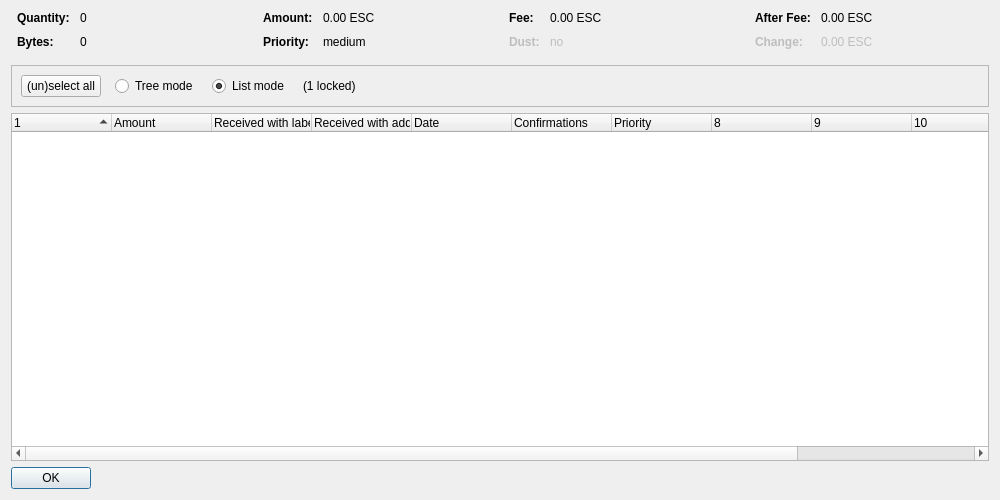
<?xml version="1.0" encoding="UTF-8"?>
<ui version="4.0">
 <class>CoinControlDialog</class>
 <widget class="QDialog" name="CoinControlDialog">
  <property name="geometry">
   <rect>
    <x>0</x>
    <y>0</y>
    <width>1000</width>
    <height>500</height>
   </rect>
  </property>
  <property name="windowTitle">
   <string>Coin Selection</string>
  </property>
  <property name="styleSheet">
   <string notr="true"/>
  </property>
  <layout class="QVBoxLayout" name="verticalLayout">
   <item>
    <layout class="QHBoxLayout" name="horizontalLayoutTop" stretch="0,0,0,0">
     <property name="topMargin">
      <number>0</number>
     </property>
     <property name="bottomMargin">
      <number>10</number>
     </property>
     <item>
      <layout class="QFormLayout" name="formLayoutCoinControl1">
       <property name="horizontalSpacing">
        <number>10</number>
       </property>
       <property name="verticalSpacing">
        <number>10</number>
       </property>
       <property name="leftMargin">
        <number>6</number>
       </property>
       <property name="rightMargin">
        <number>6</number>
       </property>
       <item row="0" column="0">
        <widget class="QLabel" name="labelCoinControlQuantityText">
         <property name="font">
          <font>
           <weight>75</weight>
           <bold>true</bold>
          </font>
         </property>
         <property name="text">
          <string>Quantity:</string>
         </property>
        </widget>
       </item>
       <item row="0" column="1">
        <widget class="QLabel" name="labelCoinControlQuantity">
         <property name="cursor">
          <cursorShape>IBeamCursor</cursorShape>
         </property>
         <property name="contextMenuPolicy">
          <enum>Qt::ActionsContextMenu</enum>
         </property>
         <property name="text">
          <string notr="true">0</string>
         </property>
         <property name="textInteractionFlags">
          <set>Qt::LinksAccessibleByMouse|Qt::TextSelectableByKeyboard|Qt::TextSelectableByMouse</set>
         </property>
        </widget>
       </item>
       <item row="1" column="0">
        <widget class="QLabel" name="labelCoinControlBytesText">
         <property name="font">
          <font>
           <weight>75</weight>
           <bold>true</bold>
          </font>
         </property>
         <property name="text">
          <string>Bytes:</string>
         </property>
        </widget>
       </item>
       <item row="1" column="1">
        <widget class="QLabel" name="labelCoinControlBytes">
         <property name="cursor">
          <cursorShape>IBeamCursor</cursorShape>
         </property>
         <property name="contextMenuPolicy">
          <enum>Qt::ActionsContextMenu</enum>
         </property>
         <property name="text">
          <string notr="true">0</string>
         </property>
         <property name="textInteractionFlags">
          <set>Qt::LinksAccessibleByMouse|Qt::TextSelectableByKeyboard|Qt::TextSelectableByMouse</set>
         </property>
        </widget>
       </item>
      </layout>
     </item>
     <item>
      <layout class="QFormLayout" name="formLayoutCoinControl2">
       <property name="horizontalSpacing">
        <number>10</number>
       </property>
       <property name="verticalSpacing">
        <number>10</number>
       </property>
       <property name="leftMargin">
        <number>6</number>
       </property>
       <property name="rightMargin">
        <number>6</number>
       </property>
       <item row="0" column="0">
        <widget class="QLabel" name="labelCoinControlAmountText">
         <property name="font">
          <font>
           <weight>75</weight>
           <bold>true</bold>
          </font>
         </property>
         <property name="text">
          <string>Amount:</string>
         </property>
        </widget>
       </item>
       <item row="0" column="1">
        <widget class="QLabel" name="labelCoinControlAmount">
         <property name="cursor">
          <cursorShape>IBeamCursor</cursorShape>
         </property>
         <property name="contextMenuPolicy">
          <enum>Qt::ActionsContextMenu</enum>
         </property>
         <property name="text">
          <string notr="true">0.00 ESC</string>
         </property>
         <property name="textInteractionFlags">
          <set>Qt::LinksAccessibleByMouse|Qt::TextSelectableByKeyboard|Qt::TextSelectableByMouse</set>
         </property>
        </widget>
       </item>
       <item row="1" column="0">
        <widget class="QLabel" name="labelCoinControlPriorityText">
         <property name="font">
          <font>
           <weight>75</weight>
           <bold>true</bold>
          </font>
         </property>
         <property name="text">
          <string>Priority:</string>
         </property>
        </widget>
       </item>
       <item row="1" column="1">
        <widget class="QLabel" name="labelCoinControlPriority">
         <property name="cursor">
          <cursorShape>IBeamCursor</cursorShape>
         </property>
         <property name="contextMenuPolicy">
          <enum>Qt::ActionsContextMenu</enum>
         </property>
         <property name="text">
          <string notr="true">medium</string>
         </property>
         <property name="textInteractionFlags">
          <set>Qt::LinksAccessibleByMouse|Qt::TextSelectableByKeyboard|Qt::TextSelectableByMouse</set>
         </property>
        </widget>
       </item>
      </layout>
     </item>
     <item>
      <layout class="QFormLayout" name="formLayoutCoinControl3">
       <property name="horizontalSpacing">
        <number>10</number>
       </property>
       <property name="verticalSpacing">
        <number>10</number>
       </property>
       <property name="leftMargin">
        <number>6</number>
       </property>
       <property name="rightMargin">
        <number>6</number>
       </property>
       <item row="0" column="0">
        <widget class="QLabel" name="labelCoinControlFeeText">
         <property name="font">
          <font>
           <weight>75</weight>
           <bold>true</bold>
          </font>
         </property>
         <property name="text">
          <string>Fee:</string>
         </property>
        </widget>
       </item>
       <item row="0" column="1">
        <widget class="QLabel" name="labelCoinControlFee">
         <property name="cursor">
          <cursorShape>IBeamCursor</cursorShape>
         </property>
         <property name="contextMenuPolicy">
          <enum>Qt::ActionsContextMenu</enum>
         </property>
         <property name="text">
          <string notr="true">0.00 ESC</string>
         </property>
         <property name="textInteractionFlags">
          <set>Qt::LinksAccessibleByMouse|Qt::TextSelectableByKeyboard|Qt::TextSelectableByMouse</set>
         </property>
        </widget>
       </item>
       <item row="1" column="0">
        <widget class="QLabel" name="labelCoinControlLowOutputText">
         <property name="enabled">
          <bool>false</bool>
         </property>
         <property name="font">
          <font>
           <weight>75</weight>
           <bold>true</bold>
          </font>
         </property>
         <property name="text">
          <string>Dust:</string>
         </property>
        </widget>
       </item>
       <item row="1" column="1">
        <widget class="QLabel" name="labelCoinControlLowOutput">
         <property name="enabled">
          <bool>false</bool>
         </property>
         <property name="cursor">
          <cursorShape>IBeamCursor</cursorShape>
         </property>
         <property name="contextMenuPolicy">
          <enum>Qt::ActionsContextMenu</enum>
         </property>
         <property name="text">
          <string notr="true">no</string>
         </property>
         <property name="textInteractionFlags">
          <set>Qt::LinksAccessibleByMouse|Qt::TextSelectableByKeyboard|Qt::TextSelectableByMouse</set>
         </property>
        </widget>
       </item>
      </layout>
     </item>
     <item>
      <layout class="QFormLayout" name="formLayoutCoinControl4">
       <property name="horizontalSpacing">
        <number>10</number>
       </property>
       <property name="verticalSpacing">
        <number>10</number>
       </property>
       <property name="leftMargin">
        <number>6</number>
       </property>
       <property name="rightMargin">
        <number>6</number>
       </property>
       <item row="0" column="0">
        <widget class="QLabel" name="labelCoinControlAfterFeeText">
         <property name="font">
          <font>
           <weight>75</weight>
           <bold>true</bold>
          </font>
         </property>
         <property name="text">
          <string>After Fee:</string>
         </property>
        </widget>
       </item>
       <item row="0" column="1">
        <widget class="QLabel" name="labelCoinControlAfterFee">
         <property name="cursor">
          <cursorShape>IBeamCursor</cursorShape>
         </property>
         <property name="contextMenuPolicy">
          <enum>Qt::ActionsContextMenu</enum>
         </property>
         <property name="text">
          <string notr="true">0.00 ESC</string>
         </property>
         <property name="textInteractionFlags">
          <set>Qt::LinksAccessibleByMouse|Qt::TextSelectableByKeyboard|Qt::TextSelectableByMouse</set>
         </property>
        </widget>
       </item>
       <item row="1" column="0">
        <widget class="QLabel" name="labelCoinControlChangeText">
         <property name="enabled">
          <bool>false</bool>
         </property>
         <property name="font">
          <font>
           <weight>75</weight>
           <bold>true</bold>
          </font>
         </property>
         <property name="text">
          <string>Change:</string>
         </property>
        </widget>
       </item>
       <item row="1" column="1">
        <widget class="QLabel" name="labelCoinControlChange">
         <property name="enabled">
          <bool>false</bool>
         </property>
         <property name="cursor">
          <cursorShape>IBeamCursor</cursorShape>
         </property>
         <property name="contextMenuPolicy">
          <enum>Qt::ActionsContextMenu</enum>
         </property>
         <property name="text">
          <string notr="true">0.00 ESC</string>
         </property>
         <property name="textInteractionFlags">
          <set>Qt::LinksAccessibleByMouse|Qt::TextSelectableByKeyboard|Qt::TextSelectableByMouse</set>
         </property>
        </widget>
       </item>
      </layout>
     </item>
    </layout>
   </item>
   <item>
    <widget class="QFrame" name="frame">
     <property name="minimumSize">
      <size>
       <width>0</width>
       <height>40</height>
      </size>
     </property>
     <property name="frameShape">
      <enum>QFrame::StyledPanel</enum>
     </property>
     <property name="frameShadow">
      <enum>QFrame::Sunken</enum>
     </property>
     <layout class="QHBoxLayout" name="horizontalLayout">
      <item>
       <layout class="QHBoxLayout" name="horizontalLayoutPanel" stretch="0,0,0,0,0">
        <property name="spacing">
         <number>14</number>
        </property>
        <item>
         <widget class="QPushButton" name="pushButtonSelectAll">
          <property name="sizePolicy">
           <sizepolicy hsizetype="Maximum" vsizetype="Fixed">
            <horstretch>0</horstretch>
            <verstretch>0</verstretch>
           </sizepolicy>
          </property>
          <property name="styleSheet">
           <string notr="true"/>
          </property>
          <property name="text">
           <string>(un)select all</string>
          </property>
          <property name="autoDefault">
           <bool>false</bool>
          </property>
         </widget>
        </item>
        <item>
         <widget class="QRadioButton" name="radioTreeMode">
          <property name="sizePolicy">
           <sizepolicy hsizetype="Maximum" vsizetype="Fixed">
            <horstretch>0</horstretch>
            <verstretch>0</verstretch>
           </sizepolicy>
          </property>
          <property name="text">
           <string>Tree mode</string>
          </property>
         </widget>
        </item>
        <item>
         <widget class="QRadioButton" name="radioListMode">
          <property name="sizePolicy">
           <sizepolicy hsizetype="Maximum" vsizetype="Fixed">
            <horstretch>0</horstretch>
            <verstretch>0</verstretch>
           </sizepolicy>
          </property>
          <property name="text">
           <string>List mode</string>
          </property>
          <property name="checked">
           <bool>true</bool>
          </property>
         </widget>
        </item>
        <item>
         <widget class="QLabel" name="labelLocked">
          <property name="text">
           <string notr="true">(1 locked)</string>
          </property>
         </widget>
        </item>
        <item>
         <spacer name="horizontalSpacer">
          <property name="orientation">
           <enum>Qt::Horizontal</enum>
          </property>
          <property name="sizeHint" stdset="0">
           <size>
            <width>40</width>
            <height>20</height>
           </size>
          </property>
         </spacer>
        </item>
       </layout>
      </item>
     </layout>
    </widget>
   </item>
   <item>
    <widget class="CoinControlTreeWidget" name="treeWidget">
     <property name="contextMenuPolicy">
      <enum>Qt::CustomContextMenu</enum>
     </property>
     <property name="styleSheet">
      <string notr="true"/>
     </property>
     <property name="sortingEnabled">
      <bool>false</bool>
     </property>
     <property name="columnCount">
      <number>12</number>
     </property>
     <attribute name="headerShowSortIndicator" stdset="0">
      <bool>true</bool>
     </attribute>
     <attribute name="headerStretchLastSection">
      <bool>false</bool>
     </attribute>
     <column>
      <property name="text">
       <string/>
      </property>
     </column>
     <column>
      <property name="text">
       <string>Amount</string>
      </property>
     </column>
     <column>
      <property name="text">
       <string>Received with label</string>
      </property>
     </column>
     <column>
      <property name="text">
       <string>Received with address</string>
      </property>
     </column>
     <column>
      <property name="text">
       <string>Date</string>
      </property>
     </column>
     <column>
      <property name="text">
       <string>Confirmations</string>
      </property>
      <property name="toolTip">
       <string>Confirmed</string>
      </property>
     </column>
     <column>
      <property name="text">
       <string>Priority</string>
      </property>
     </column>
     <column>
      <property name="text">
       <string/>
      </property>
     </column>
     <column>
      <property name="text">
       <string/>
      </property>
     </column>
     <column>
      <property name="text">
       <string/>
      </property>
     </column>
     <column>
      <property name="text">
       <string/>
      </property>
     </column>
     <column>
      <property name="text">
       <string/>
      </property>
     </column>
    </widget>
   </item>
   <item>
    <widget class="QDialogButtonBox" name="buttonBox">
     <property name="sizePolicy">
      <sizepolicy hsizetype="Maximum" vsizetype="Fixed">
       <horstretch>0</horstretch>
       <verstretch>0</verstretch>
      </sizepolicy>
     </property>
     <property name="styleSheet">
      <string notr="true"/>
     </property>
     <property name="orientation">
      <enum>Qt::Horizontal</enum>
     </property>
     <property name="standardButtons">
      <set>QDialogButtonBox::Ok</set>
     </property>
    </widget>
   </item>
  </layout>
 </widget>
 <customwidgets>
  <customwidget>
   <class>CoinControlTreeWidget</class>
   <extends>QTreeWidget</extends>
   <header>coincontroltreewidget.h</header>
  </customwidget>
 </customwidgets>
 <resources/>
 <connections/>
</ui>
